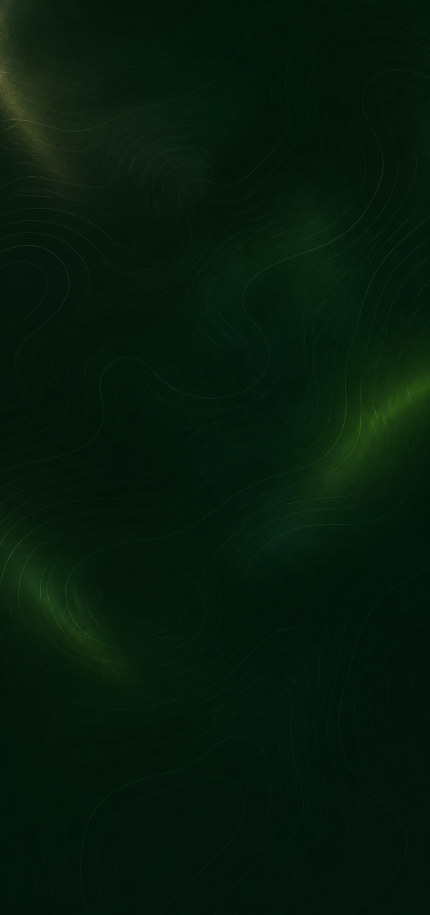
#> input picture app-store/source-material/forest-topography.png, 859 x 1830 px (shown at 1/2 size)
$ python generate_promotional_screenshots.py
#> lines starting #> are read from the running program, lines starting #| are printed output that depends on the picture
from pathlib import Path
from PIL import Image, ImageDraw, ImageFilter, ImageFont, ImageOps


ROOT = Path(__file__).resolve().parents[1]
OUT = ROOT / "app-store" / "screenshots-6.9-inch-v2"
BACKGROUND = ROOT / "app-store" / "source-material" / "forest-topography.png"
ICON = ROOT / "assets" / "icon.png"

WIDTH, HEIGHT = 1284, 2778
FOREST = "#092A1C"
CREAM = "#F7EED9"
LIME = "#DDF260"
MUTED = "#C4BBA9"
OUTLINE = "#396B50"

FONT_BOLD = ROOT / "node_modules" / "expo-dev-menu" / "android" / "src" / "main" / "res" / "font" / "inter_bold.ttf"
FONT_MEDIUM = ROOT / "node_modules" / "expo-dev-menu" / "android" / "src" / "main" / "res" / "font" / "inter_semibold.ttf"
FONT_REGULAR = ROOT / "node_modules" / "expo-dev-menu" / "android" / "src" / "main" / "res" / "font" / "inter_regular.ttf"
FONT_MONO = ROOT / "node_modules" / "expo-dev-menu" / "android" / "src" / "main" / "res" / "font" / "jetbrains_mono_medium.ttf"


SLIDES = [
    {
        "file": "01-personal-fuel-target.png",
        "source": "/Users/yaseentolba/Downloads/IMG_8694.PNG",
        "kicker": "PERSONALIZED PRE-WORKOUT FUEL",
        "headline": "Know exactly how to fuel.",
        "subhead": "Carb targets built around your workout, body and timing.",
        "crop": (0, 120, 1206, 1600),
        "metrics": (("75G", "CARB TARGET"), ("1 HR", "RUN"), ("90 MIN", "TO DIGEST")),
    },
    {
        "file": "02-scan-and-score.png",
        "source": "/Users/yaseentolba/Downloads/IMG_8697.PNG",
        "kicker": "CAMERA MEAL ANALYSIS",
        "headline": "Scan your meal. See the fit.",
        "subhead": "Estimate foods and portions, then score the meal for this session.",
    },
    {
        "file": "03-real-meals-scaled-to-you.png",
        "source": "/Users/yaseentolba/Downloads/IMG_8695.PNG",
        "kicker": "REAL FOOD. YOUR TARGET.",
        "headline": "Meals scaled to you.",
        "subhead": "Practical options with portions and the best time to eat.",
    },
    {
        "file": "04-plan-in-under-a-minute.png",
        "source": "/Users/yaseentolba/Downloads/IMG_8692.PNG",
        "kicker": "FAST WORKOUT SETUP",
        "headline": "From workout to food in seconds.",
        "subhead": "Choose the session, intensity and start time. Strictly handles the rest.",
    },
    {
        "file": "05-recovery-built-from-training.png",
        "source": "/Users/yaseentolba/Downloads/IMG_8699.PNG",
        "kicker": "POST-WORKOUT RECOVERY",
        "headline": "Recover from the work you did.",
        "subhead": "Get recovery macros and complete meals after demanding sessions.",
    },
    {
        "file": "06-race-day-fueling.png",
        "source": "/Users/yaseentolba/Downloads/IMG_8700.PNG",
        "kicker": "RACE MODE",
        "headline": "Race-day fueling, made packable.",
        "subhead": "Turn finish time and carb tolerance into a plan you can practice.",
    },
]


def font(path: Path, size: int):
    return ImageFont.truetype(str(path), size=size)


def fit_cover(image: Image.Image, size: tuple[int, int]) -> Image.Image:
    return ImageOps.fit(image, size, method=Image.Resampling.LANCZOS, centering=(0.5, 0.5))


def rounded(image: Image.Image, radius: int) -> Image.Image:
    rgba = image.convert("RGBA")
    mask = Image.new("L", rgba.size, 0)
    ImageDraw.Draw(mask).rounded_rectangle((0, 0, rgba.width - 1, rgba.height - 1), radius=radius, fill=255)
    rgba.putalpha(mask)
    return rgba


def wrap_text(draw: ImageDraw.ImageDraw, text: str, typeface, max_width: int) -> list[str]:
    words = text.split()
    lines: list[str] = []
    current = ""
    for word in words:
        candidate = f"{current} {word}".strip()
        if not current or draw.textbbox((0, 0), candidate, font=typeface)[2] <= max_width:
            current = candidate
        else:
            lines.append(current)
            current = word
    if current:
        lines.append(current)
    return lines


def draw_tracking(draw: ImageDraw.ImageDraw, xy: tuple[int, int], text: str, typeface, fill: str, tracking: int):
    x, y = xy
    for character in text:
        draw.text((x, y), character, font=typeface, fill=fill)
        bounds = draw.textbbox((x, y), character, font=typeface)
        x = bounds[2] + tracking


def make_background() -> Image.Image:
    texture = fit_cover(Image.open(BACKGROUND).convert("RGB"), (WIDTH, HEIGHT))
    forest = Image.new("RGB", (WIDTH, HEIGHT), FOREST)
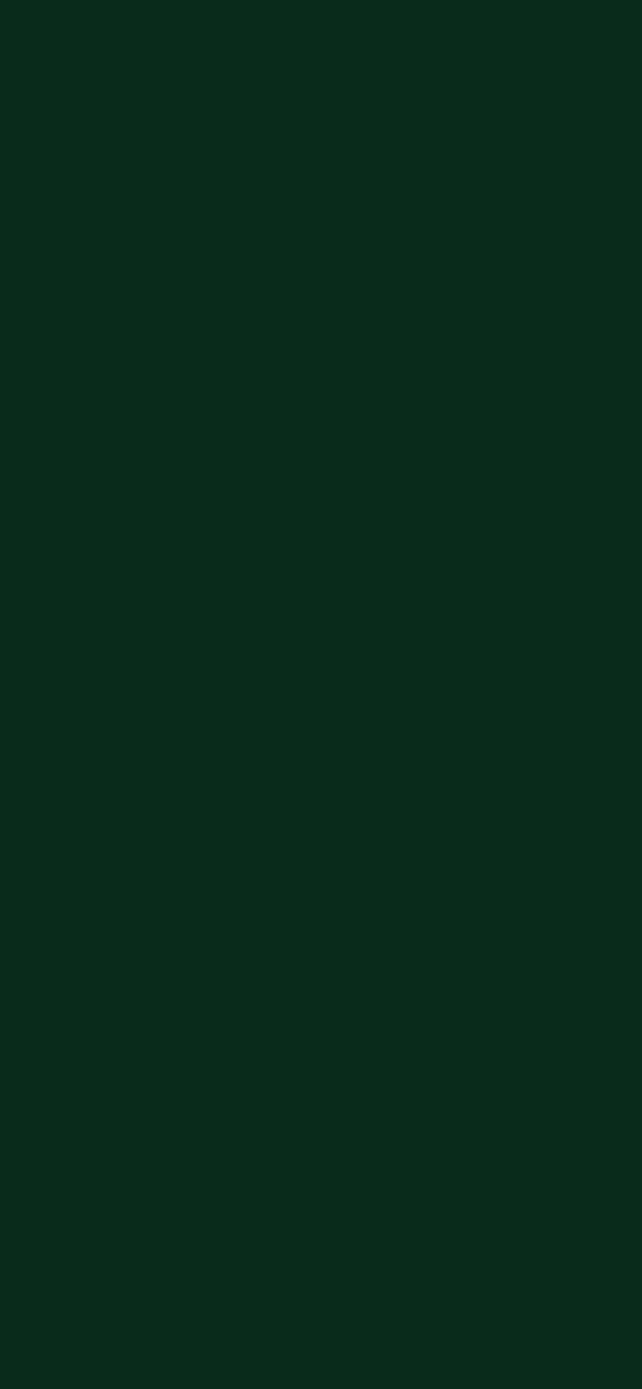
#> forest: PIL image 1284x2778 RGB (shown at 1/2 size); mean R, G, B 9, 42, 28
    base = Image.blend(texture, forest, 0.30)

    glow = Image.new("RGBA", (WIDTH, HEIGHT), (0, 0, 0, 0))
#> glow: PIL image 1284x2778 RGBA; every value is 0
    glow_draw = ImageDraw.Draw(glow)
    glow_draw.ellipse((880, 40, 1430, 590), fill=(221, 242, 96, 40))
    glow_draw.ellipse((-300, 2050, 400, 2800), fill=(247, 238, 217, 18))
    return Image.alpha_composite(base.convert("RGBA"), glow.filter(ImageFilter.GaussianBlur(120)))
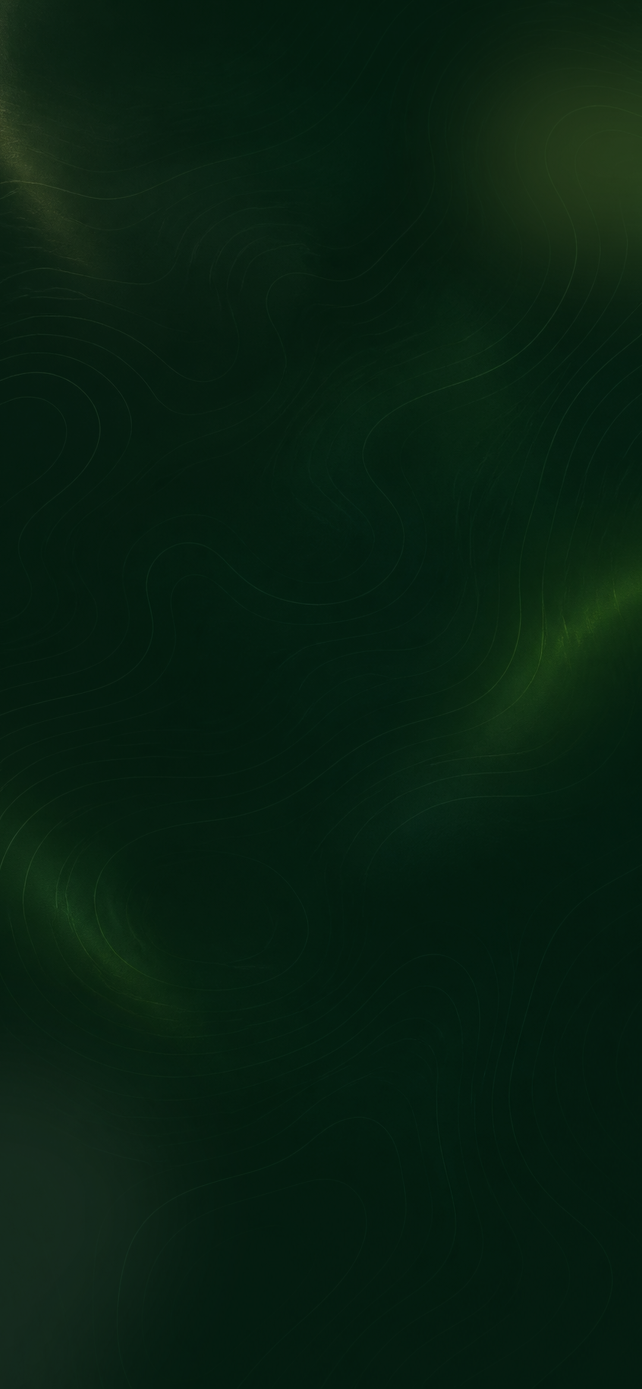
#> returned value: PIL image 1284x2778 RGBA (shown at 1/2 size); mean R, G, B, A 8.3, 32.6, 17.5, 255


def add_brand(canvas: Image.Image, index: int):
    draw = ImageDraw.Draw(canvas)
#> (the run stopped early here; a loop or call above may not have finished)
